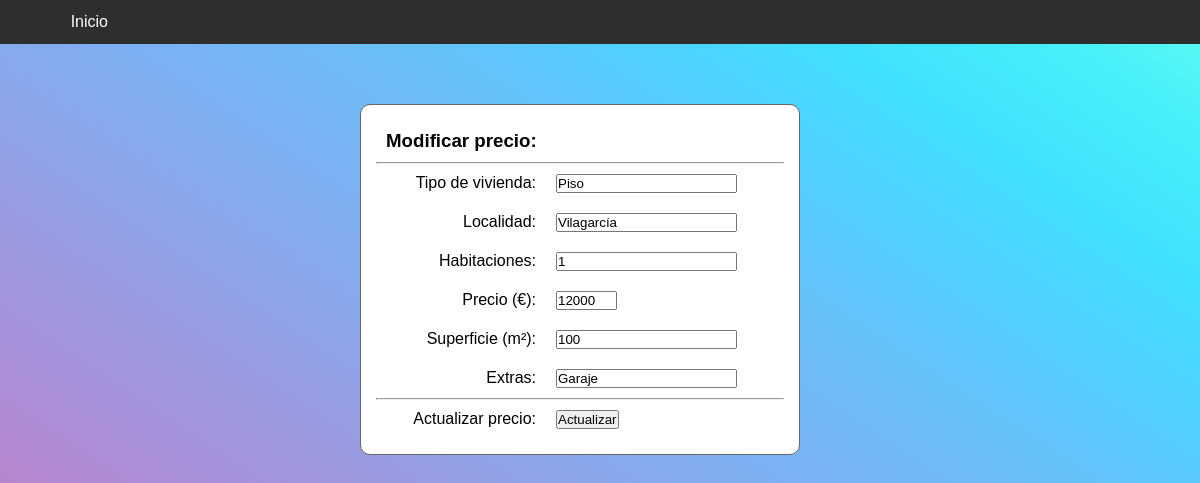
/inmobiliariaWeb/php/actualizar-precio.php?opcion=4, run on the app's committed database.
### tables this page shows
CREATE TABLE `viviendas` (
  `referencia` smallint(6) NOT NULL,
  `tipo` enum('Chalet','Piso') NOT NULL,
  `localidad` enum('Caldas','Cambados','Vilagarcía') NOT NULL,
  `habitaciones` enum('1','2','3','4','5') NOT NULL,
  `precio` mediumint(9) NOT NULL,
  `superficie` smallint(6) NOT NULL,
  `extras` set('Garaje','Jardín','Piscina') NOT NULL,
  `foto` longblob
);

### inmobiliariaWeb/php/actualizar-precio.php (the view, shortened to what this page needs)
<!DOCTYPE html>
<html>
    <head>
        <link type="text/css" rel="stylesheet" href="../css/styles.css">
        <link type="text/css" rel="stylesheet" href="../css/registro.css">
    </head>
    <body>
        <nav>
            <a href="../index.php">Inicio</a>
        </nav>
        <?php
        $referencia = filter_input(INPUT_GET, "opcion", FILTER_SANITIZE_FULL_SPECIAL_CHARS);
        if (isset($referencia)) :
            try {
                $pdo = new PDO(DSN, USUARIO, CONTRASEÑA);
                $pdo->setAttribute(PDO::ATTR_ERRMODE, PDO::ERRMODE_EXCEPTION);
                $sql = "SELECT * FROM viviendas WHERE referencia=$referencia";
                $viviendas = $pdo->query($sql);
            } catch (PDOException $ex) {
                echo '<span>Ocurrió un error al acceder a la base de datos.</span><br>';
                exit;
            }
            while ($vivienda = $viviendas->fetch(PDO::FETCH_ASSOC)) : ?>
            <div class="form">
                <h3>Modificar precio:</h3><hr>
                <form name="actualización" action="#" method="post">
                    <label for="tipo_vivienda">Tipo de vivienda:</label>
                    <input type="text" name="tipo_vivienda" readonly value="<?php echo $vivienda['tipo']; ?>"><br>
                    <label for="localidad">Localidad:</label>
                    <input type="text" name="localidad" readonly value="<?php echo $vivienda['localidad']; ?>"><br>
                    <label for="habitaciones">Habitaciones:</label>
                    <input type="text" name="habitaciones" readonly value="<?php echo $vivienda['habitaciones']; ?>"><br>
                    <label for="precio">Precio (€):</label>
                    <input type="text" name="precio" required size="5" value="<?php echo $vivienda['precio']; ?>"><br>
                    <label for="superficie">Superficie (m²):</label>
                    <input type="text" name="superficie" readonly value="<?php echo $vivienda['superficie']; ?>"><br>
                    <label for="extras">Extras:</label>
                    <input type="text" name="extras" readonly value="<?php echo $vivienda['extras']; ?>"><br><hr>
                    <label for="submit">Actualizar precio:</label>
                    <input type="submit" name="submit" value="Actualizar"><br>
                </form>
            </div>
            <?php
            endwhile;
        endif;
        ?>
    </body>
</html>

### inmobiliariaWeb/css/styles.css (style rules this page uses)
* { padding: 0px; margin: 0px; }
html, body { height: 100%; width: 100%; }
body { background-image: linear-gradient(to right top, #d16ba5, #c777b9, #ba83ca, #aa8fd8, #9a9ae1, #8aa7ec, #79b3f4, #69bff8, #52cffe, #41dfff, #46eefa, #5ffbf1); font-family: sans-serif; }
nav { width: 100%; background-color: rgb(46, 46, 46); clear: both; display: table; content: ""; }
nav > a { width: 12.72%; float: left; display: block; color: white; text-decoration: none; text-align: center; padding: 10px; margin: 3px; }

### inmobiliariaWeb/css/registro.css (style rules this page uses)
div.form { clear: both; max-width: 34%; margin-left: 30%; margin-top: 5%; background-color:white; padding:15px; border:#666 1px solid; border-radius: 10px; }
h3 { margin: 10px; }
input, select, label { clear: both; margin: 10px; }
label { float: left; width: 150px; text-align: right; }

### data on the page
viviendas: tipo_vivienda "Piso", localidad "Vilagarcía", habitaciones "1", precio "12000", superficie "100", extras "Garaje"
